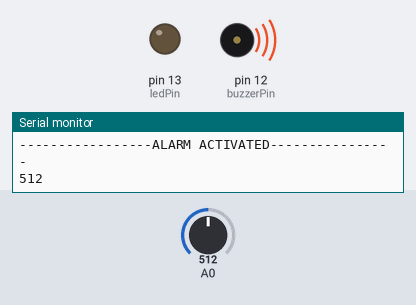
Simulated run of this sketch. Board: Arduino Uno, built with avr-gcc and run on an emulated ATmega328P. Parts: output pins drawn as LEDs (lit = HIGH), buzzer (waves = sounding), the last lines printed to the serial monitor. Inputs (shaded band) come from the test bench; at power-on: A0 = 512.

Above: at 1.2 s.
1.3 s: A0 set to 207
At 2.2 s:
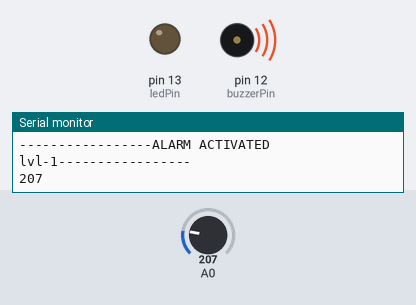
3.1 s: A0 set to 188
At 3.6 s:
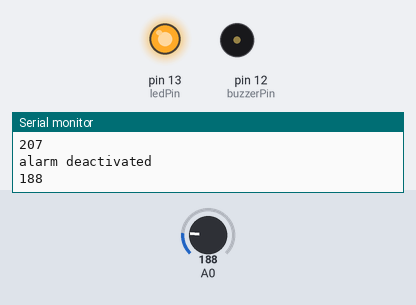
4.7 s: A0 set to 210
At 6.4 s:
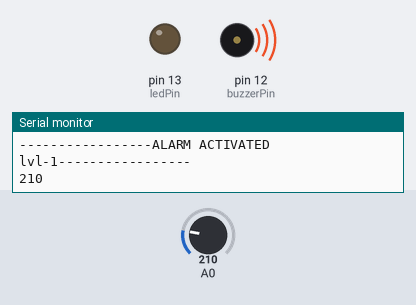
6.7 s: A0 set to 190
At 7.8 s:
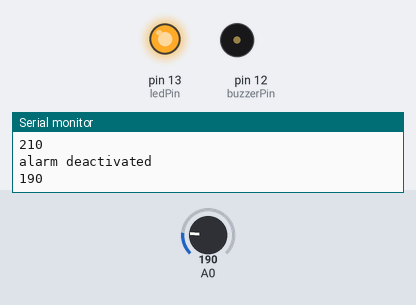
Timing chart, 0 to 9.3 s (numbered marks = the images above; inputs shaded):
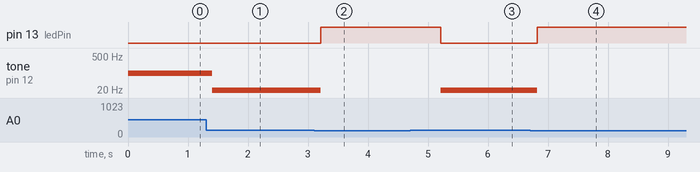

The sketch:

buzzer_ldr.ino
```cpp
 const int ledPin=13;
 const int buzzerPin=12;
// const int ldrPin=A0;
  void setup()
{
   Serial.begin(9600);
 pinMode(ledPin,OUTPUT);
 //pinMode(ldrPin,INPUT);
 pinMode(buzzerPin,OUTPUT);
}

void loop() {
 int ldrStatus = analogRead(A0);
 if(ldrStatus >=200 && ldrStatus<=400)
{
 tone(buzzerPin,10);
 digitalWrite(ledPin,LOW);
 Serial.println("-----------------ALARM ACTIVATED lvl-1-----------------");
 delay(100);
 Serial.println(ldrStatus);
 delay(100);
}
else if(ldrStatus >400 && ldrStatus<=600)
{
 tone(buzzerPin,100);
 digitalWrite(ledPin,LOW);
 Serial.println("-----------------ALARM ACTIVATED----------------");
 delay(100);
 Serial.println(ldrStatus);
 delay(100);
}
else if(ldrStatus >600 && ldrStatus<=800)
{
 tone(buzzerPin,1);
 digitalWrite(ledPin,LOW);
 Serial.println("-----------------ALARM ACTIVATED----------------");
 delay(100);
 Serial.println(ldrStatus);
 delay(100);
}
else if(ldrStatus >800 && ldrStatus<=1000)
{
 tone(buzzerPin,2500);
 digitalWrite(ledPin,LOW);
 Serial.println("-----------------ALARM ACTIVATED----------------");
 delay(100);
 Serial.println(ldrStatus);
 delay(100);
}
else if(ldrStatus >1000 && ldrStatus<=1200)
{
 tone(buzzerPin,25000);
 digitalWrite(ledPin,LOW);
 Serial.println("-----------------ALARM ACTIVATED----------------");
 delay(100);
 Serial.println(ldrStatus);
 delay(100);
}
else
{
  noTone(buzzerPin);
  digitalWrite(ledPin,HIGH);
  Serial.println("alarm deactivated");
  Serial.println(ldrStatus);
  delay(500);
  delay(500);
}

}
```

Measured:
- the behaviour switches between 200 and 199 on A0 (found by bisection; images 1 and 2)
- after the input at 1.3 s, tone on pin 12 (buzzerPin): 100 Hz → 10 Hz after 0.11 s
- after the input at 3.1 s, pin 13 (ledPin): LOW → HIGH after 0.11 s; tone on pin 12 (buzzerPin): 10 Hz → silent after 0.11 s
- after the input at 4.7 s, pin 13 (ledPin): HIGH → LOW after 0.51 s; tone on pin 12 (buzzerPin): silent → 10 Hz after 0.51 s
- after the input at 6.7 s, pin 13 (ledPin): LOW → HIGH after 0.12 s; tone on pin 12 (buzzerPin): 10 Hz → silent after 0.12 s
